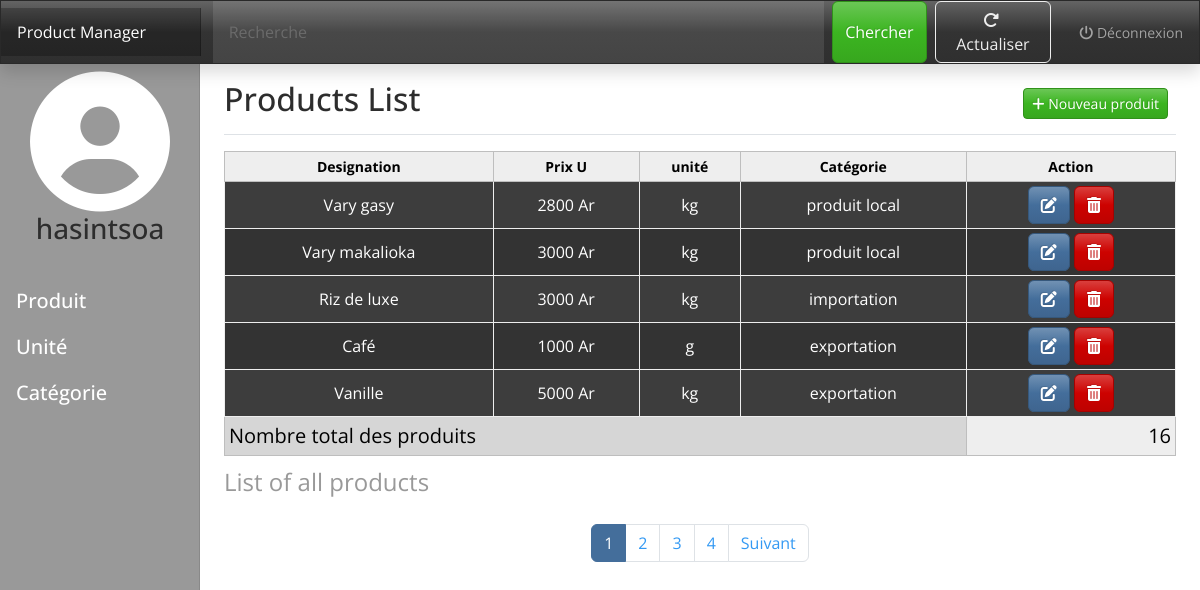
Page /product/list/ (signed in) on the committed database.
### productApp/models.py (models this page shows, shortened)
class Product(models.Model):
    designation = models.CharField(max_length=60, unique=True, null=False)
    prixU = models.IntegerField(null=False, default=100)
    unite = models.ForeignKey("Unite", on_delete=models.PROTECT, null=False)
    category = models.ForeignKey("Category", on_delete=models.PROTECT, null=False)
    class Meta:
        verbose_name = ("product")
        verbose_name_plural = ("products")

class Unite(models.Model):
    unite = models.CharField(max_length=60, unique=True, null=False)
    name = models.CharField(max_length=110, unique=True, null=True)
    class Meta:
        verbose_name = ("unite")
        verbose_name_plural = ("unites")
    def __str__(self):
        return self.unite

class Category(models.Model):
    category = models.CharField(max_length=60, unique=True, null=False)
    class Meta:
        verbose_name = ("category")
        verbose_name_plural = ("categories")
    def __str__(self):
        return self.category

### productApp/views.py (the view)
# urls.py: path('product/list/', views.product_list, {}, "product_list"),
def product_list(request) -> HttpResponseRedirect:
    if request.user.is_authenticated:
        products = Product.objects.all()
        if request.method == "GET":
            param = request.GET.get("q") or ""
            if param != "":
                products = products.filter(designation__contains=param)
        getPage = int(request.GET.get("page") or 1)
        pagination = Paginator(object_list=products, per_page=5)
        productsPerPage = pagination.page(getPage)
        nextPage = 0
        previousPage = 0
        if productsPerPage.has_next() :
            nextPage = productsPerPage.next_page_number()
        if productsPerPage.has_previous() :
            previousPage = productsPerPage.previous_page_number()
        return render(request, "products/index.html", {
            "products" : productsPerPage,
            "count" : products.count(),
            "search" : True,
            "value" : param,
            "pagination" : pagination,
            "nextPage" : nextPage,
            "previousPage" : previousPage,
            "getPage" : getPage,
        })
    else:
        messages.error(request, "Vous devez vous connecté pour accédé à cette page")
        return redirect("auth_login")

### templates/products/index.html (shortened to what this page needs)
{% extends "base.html" %}
{% block subtitle %}Products List{% endblock subtitle %}
{% block button %}
<a href="{% url "product_insert" %}" class="btn btn-sm btn-success"><i class="fab fa-plus"></i> Nouveau produit</a>
{% endblock button %}
{% block content %}
<div class="table-responsive">
    <table class="table table-dark table-striped table-hover table-bordered table-sm border-light">
        <caption class="fs-4">List of all products</caption>
        <thead>
        <tr class="table-light text-center">
            <th scope="col">Designation</th>
            <th scope="col">Prix U</th>
            <th scope="col">unité</th>
            <th scope="col">Catégorie</th>
            <th scope="col">Action</th>
        </tr>
        </thead>
        <tbody>
            {% if products %}
                {% for product in products %}
                <tr class="fs-6 align-middle text-center">
                    <td> {{ product.designation }} </td>
                    <td> {{ product.prixU }} Ar </td>
                    <td> {{ product.unite }} </td>
                    <td> {{ product.category }} </td>
                    <td>
                        <a href="{% url "product_update" product.id %}" class="btn btn-primary"><i class="fas fa-edit"></i></a>
                        <form action="{% url "product_delete" product.id %}" method="post" class="d-inline">
                            <button class="btn btn-danger"><i class="fas fa-trash-alt"></i></button>
                        </form>
                    </td>
                </tr>
                {% endfor %}
            {% else %}
                <tr>
                    <td colspan="5"><h5 class="text-white" style="text-align: center;">Il n'y a pas d'enregistrement</h5></td>
                </tr>
            {% endif %}
        </tbody>
        <tfoot class="table-light fs-5">
            <td colspan="4" class="table-active">Nombre total des produits</td>
            <td class="text-end">{{ count }}</td>
        </tfoot>
    </table>
</div>
<nav aria-label="Page navigation example">
    <ul class="pagination justify-content-center">
        {% for paginator in pagination.page_range %}
            <li class="page-item {% if getPage == paginator %}active{% endif %}"><a class="page-link" href="{% url "product_list" %}?page={{ paginator }}">{{ paginator }}</a></li>
        {% endfor %}
        {% if nextPage != 0 %}
        <li class="page-item"><a class="page-link" href="{% url "product_list" %}?page={{ nextPage }}">Suivant</a></li>
        {% endif %}
    </ul>
</nav>
{% endblock content %}

### templates/base.html (shortened to what this page needs)
{% load static %}
<!DOCTYPE html>
<html lang="en">
<head>
    <link rel="stylesheet" href="{% static "assets/vendor/css/bootstrap.spacelab.css" %}">
    <link rel="stylesheet" href="{% static "assets/vendor/css/all.min.css" %}">
    <link rel="stylesheet" href="{% static "assets/css/dashboard.css" %}">
    <link rel="stylesheet" href="{% static "assets/css/style.css" %}">
</head>
<body>
    {% include "parts/_header.html" %}
    <div class="container-fluid">
        <div class="row">
            {% include "parts/_navbar.html" %}
            <main class="col-md-9 ms-sm-auto col-lg-10 px-md-4">
                <div class="d-flex justify-content-between flex-wrap flex-md-nowrap align-items-center pt-3 pb-2 mb-3 border-bottom">
                    <h1 class="h2">
                        {% block subtitle %}{% endblock subtitle %}
                    </h1>
                    <div class="btn-toolbar mb-2 mb-md-0">
                        <div class="btn-group me-2">
                            {% block button %}{% endblock button %}
                        </div>
                    </div>
                </div>
                {% block content %}{% endblock content %}
            </main>
        </div>
    </div>
</body>
</html>

### templates/parts/_header.html (shortened to what this page needs)
<header class="navbar navbar-dark sticky-top bg-dark flex-md-nowrap p-0 shadow">
    <a class="navbar-brand col-md-3 col-lg-2 me-0 px-3" href="{% url "home" %}">Product Manager</a>
    {% if search %}
    <div class="container-fluid d-inline">
        <form action="" method="get" class="d-flex">
            <input class="form-control form-control-dark w-75" value="{{ value }}" name="q" type="search" placeholder="Recherche">
            <button class="btn btn-success mx-2" type="submit">Chercher</button>
            <a href="?" class="btn btn-outline-light"><i class="fas fa-redo-alt me-1"></i>Actualiser</a>
        </form>
    </div>
    {% endif %}
    <div class="navbar-nav">
        <div class="nav-item text-nowrap">
            <a class="nav-link px-3" href="{% url "auth_logout" %}"><i class="fas fa-power-off"></i> Déconnexion</a>
        </div>
    </div>
</header>

### templates/parts/_navbar.html
<nav id="sidebarMenu" class="col-md-3 col-lg-2 d-md-block bg-secondary sidebar collapse">
    <div class="position-sticky pt-3">
        <div class="d-flex justify-content-center mt-2 mb-4">
            <div class="user-info">
                <i class="fas fa-user-circle user-icon"></i>
                <h3 class="text-center">{{ request.user }}</h3>
            </div>
        </div>
        <ul class="nav flex-column fs-5">
            <li class="nav-item">
                <a class="nav-link active text-white" href="{% url "product_list" %}">
                    Produit
                </a>
            </li>
            <li class="nav-item">
                <a class="nav-link text-white" href="{% url "unite_list" %}">
                    Unité
                </a>
            </li>
            <li class="nav-item">
                <a class="nav-link text-white" href="{% url "category_list" %}">
                    Catégorie
                </a>
            </li>
        </ul>
    </div>
</nav>

### static/assets/css/dashboard.css (style rules this page uses)
body { font-size: .875rem; }
.sidebar { position: fixed; top: 0; bottom: 0; left: 0; z-index: 100; padding: 48px 0 0; box-shadow: inset -1px 0 0 rgba(0, 0, 0, .1); }
.sidebar .nav-link { font-weight: 500; color: #333; }
.sidebar .nav-link.active { color: #2470dc; }
.navbar-brand { padding-top: .75rem; padding-bottom: .75rem; font-size: 1rem; background-color: rgba(0, 0, 0, .25); box-shadow: inset -1px 0 0 rgba(0, 0, 0, .25); }
.navbar .form-control { padding: .75rem 1rem; border-width: 0; border-radius: 0; }
.form-control-dark { color: #fff; background-color: rgba(255, 255, 255, .1); border-color: rgba(255, 255, 255, .1); }

### static/assets/css/style.css (style rules this page uses)
.user-icon { font-size: 10em; color: white; }

### rows in the picture
Product: designation "Vary gasy", prixU "2800", unite "kg", category "produit local"
Product: designation "Vary makalioka", prixU "3000", unite "kg", category "produit local"
Product: designation "Riz de luxe", prixU "3000", unite "kg", category "importation"
Product: designation "Café", prixU "1000", unite "g", category "exportation"
Product: designation "Vanille", prixU "5000", unite "kg", category "exportation"

### other values in the picture
{{ request.user }} "hasintsoa"
{{ count }} "16"
{{ paginator }} "1" "2" "3" "4"
